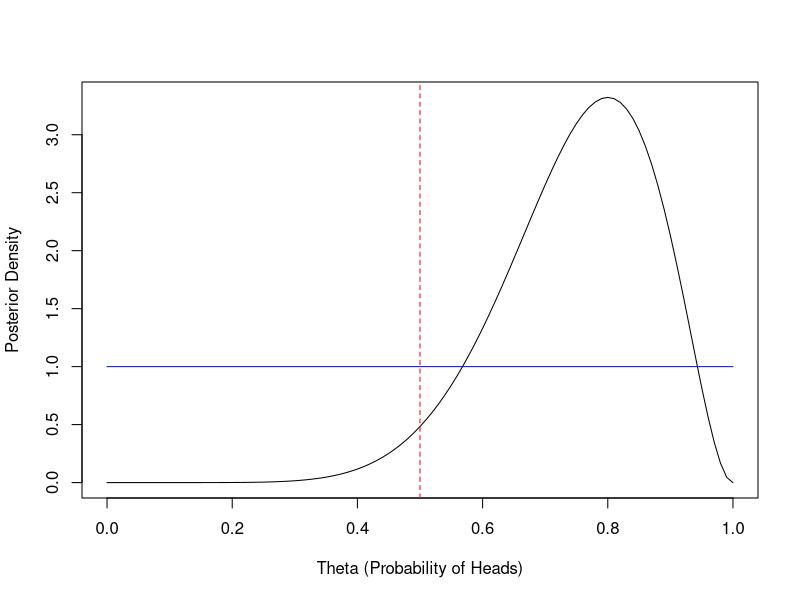

This figure's R source:
####
#抛硬币问题后验分布计算
####


# 步骤1：设定先验分布
prior_alpha <- 1  # 先验分布的参数alpha
prior_beta <- 1   # 先验分布的参数beta

# 步骤2：计算似然度
data <- c(rep(1, 8), rep(0, 2))  # 数据集
likelihood <- prod(data)  # 计算似然度（二项分布的概率质量函数）

# 步骤3：计算证据（归一化常数）
evidence <- integrate(function(theta) dbeta(theta, prior_alpha, prior_beta) * likelihood, 0, 1)$value

# 步骤4：计算后验分布
posterior_alpha <- prior_alpha + sum(data)
posterior_beta <- prior_beta + length(data) - sum(data)

# 步骤5：可视化和分析后验分布
theta_values <- seq(0, 1, 0.01)  # 参数theta的取值范围
posterior_density <- dbeta(theta_values, posterior_alpha, posterior_beta)  # 后验分布的概率密度函数

# 绘制后验分布的概率密度图
plot(theta_values, posterior_density, type = "l", xlab = "Theta (Probability of Heads)", ylab = "Posterior Density")

# 添加先验分布的概率密度曲线
prior_density <- dbeta(theta_values, prior_alpha, prior_beta)
lines(theta_values, prior_density, col = "blue")

# 添加真实值Theta=0.5的竖线（用于参考）
abline(v = 0.5, col = "red", lty = 2)

# 输出后验分布的统计指标（均值、中位数、95%置信区间）
posterior_mean <- posterior_alpha / (posterior_alpha + posterior_beta)
posterior_median <- qbeta(0.5, posterior_alpha, posterior_beta)
posterior_interval <- qbeta(c(0.025, 0.975), posterior_alpha, posterior_beta)
cat("Posterior Mean:", posterior_mean, "\n")
cat("Posterior Median:", posterior_median, "\n")
cat("95% Credible Interval:", posterior_interval, "\n")


